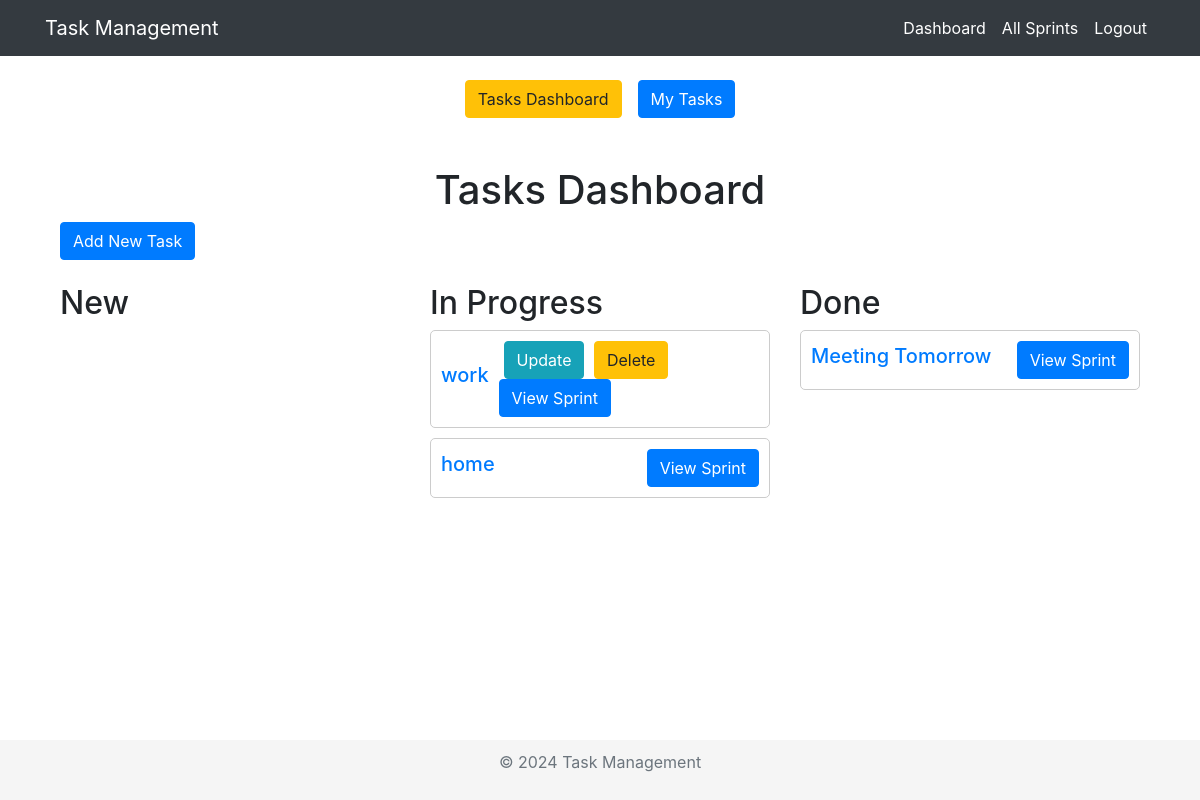
Screenshot of /dashboard/ (signed in) with the database file from the repository.
### taskmanagement/models.py (models this page shows, shortened)
class Task(models.Model):
    task_token = models.CharField(max_length=8, unique=True, blank=True)
    title = models.CharField(max_length=100)
    description = models.TextField()
    due_date = models.DateTimeField(blank=True, null=True)
    PRIORITY_CHOICES = [
        ("P1", "P1-Very High"),
        ("P2", "P2-High"),
        ("P3", "P3-Medium"),
        ("P4", "P4-Low"),
    ]
    priority = models.CharField(max_length=20, choices= PRIORITY_CHOICES, default='P3' )
    STATUS_CHOICES = [
        ("New", "New"),
        ("In Progress", "In Progress"),
        ("Done", "Done")
    ]
    status = models.CharField(max_length=20, choices = STATUS_CHOICES, default="New")
    assignment_group = models.ForeignKey(AssignmentGroup, related_name='tickets', on_delete=models.CASCADE, blank=False, null=False)
    creator = models.ForeignKey(settings.AUTH_USER_MODEL, on_delete=models.CASCADE)
    assigned_to = models.CharField(max_length=255, null=True, blank=True)
    created_at = models.DateTimeField(auto_now_add=True)
    updated_at = models.DateTimeField(auto_now=True)

### taskmanagement/views.py (the view)
# urls.py: path('dashboard/', views.dashboard, name='dashboard'),
@login_required
def dashboard(request):
    tasks_new = Task.objects.filter(status="New")
    tasks_in_progress = Task.objects.filter(status="In Progress")
    tasks_done = Task.objects.filter(status="Done")
    return render(request, 'dashboard.html', {
        'tasks_new': tasks_new,
        'tasks_in_progress': tasks_in_progress,
        'tasks_done': tasks_done
    })

### taskmanagement/templates/dashboard.html (shortened to what this page needs)
{% extends 'base.html' %}
{% load static %}
{% block content %}
{% include 'menu.html' %}
<div class="container mt-5">
    <h1 class="text-center">Tasks Dashboard</h1>
    <a href="{% url 'create_task' %}" class="btn btn-primary">Add New Task</a>
    <div class="row mt-4">
        <div class="col-md-4">
            <h2>New</h2>
        </div>
        <div class="col-md-4">
            <h2>In Progress</h2>
            {% for task in tasks_in_progress %}
                <div class="task_card">
                    <div class="task-title">
                        <h5><a href="{% url 'task_detail' task_id=task.id %}">{{ task.title }}</a></h5>
                    </div>
                    <div class="task-actions">
                        {% if task.creator == user %}
                            <form action="{% url 'update_task' task_id=task.id %}" method="post" style="display: inline;">
                                <button type="submit" class="btn btn-info">Update</button>
                            </form>
                            <form action="{% url 'delete_task' task_id=task.id %}" method="post" style="display: inline;">
                                <button type="submit" class="btn btn-warning">Delete</button>
                            </form>
                        {% elif task.assigned_to == user %}
                            <form action="{% url 'update_task' task_id=task.id %}" method="post" style="display: inline;">
                                {% csrf_token %}
                                <button type="submit" class="btn btn-info">Update</button>
                            </form>
                        {% endif %}
                        <a href="{% url 'sprint_view' task_id=task.id %}" class="btn btn-primary">View Sprint</a>
                    </div>
                </div>
            {% endfor %}
        </div>
        <div class="col-md-4">
            <h2>Done</h2>
            {% for task in tasks_done %}
                <div class="task_card">
                    <div class="task-title">
                        <h5><a href="{% url 'task_detail' task_id=task.id %}">{{ task.title }}</a></h5>
                    </div>
                    <div class="task-actions">
                        <a href="{% url 'sprint_view' task_id=task.id %}" class="btn btn-primary">View Sprint</a>
                    </div>
                </div>
            {% endfor %}
        </div>
    </div>
</div>
{% endblock %}

### taskmanagement/static/css/style.css (style rules this page uses)
.task_card { border: 1px solid #ccc; border-radius: 5px; margin-bottom: 10px; padding: 10px; display: flex; align-items: center; justify-content: space-between; }
.task-title { margin-right: auto; }
.task-actions { margin-left: 10px; }
.task-actions button { margin-left: 5px; }

### taskmanagement/templates/base.html (style rules this page uses)
html, body { height: 100%; margin: 0; display: flex; flex-direction: column; }

### rows the page displays
Task: title "work", shows "Update"
Task: title "home"
Task: title "Meeting Tomorrow"
